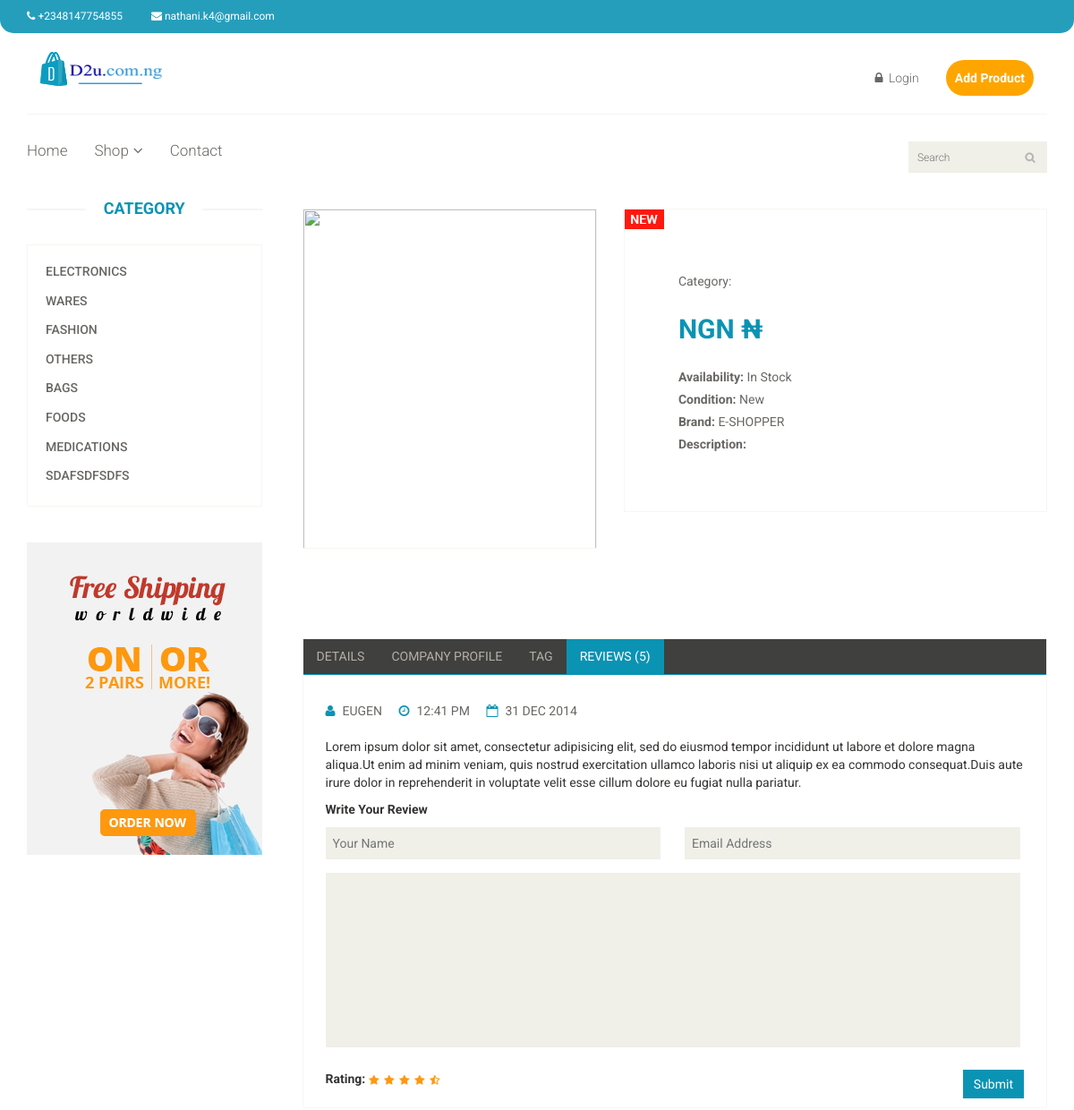
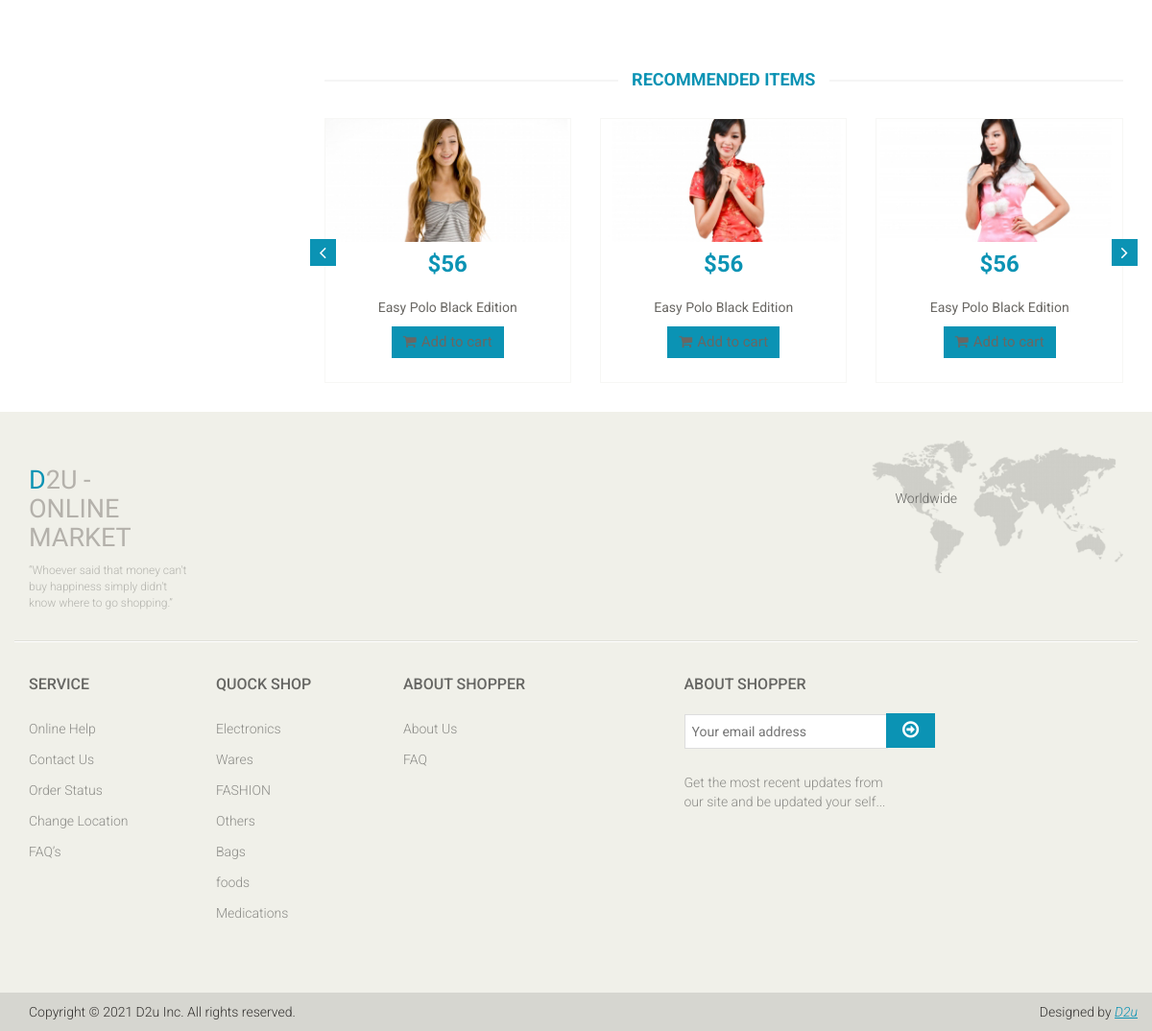
The page /single.php on the database its author committed (2 pictures, top to bottom).
### tables this page shows
CREATE TABLE `cat` (
  `id` int(255) NOT NULL,
  `Title` text NOT NULL
);

### aside.php (the view)
<div class="col-sm-3">
	<div class="left-sidebar">
		<h2>Category</h2>
		<div class="panel-group category-products" id="accordian">
		<?php $sel=mysqli_query($link,"SELECT * FROM cat ");
		while($ft=mysqli_fetch_array($sel)){?>
			<div class="panel panel-default">
				<div class="panel-heading">
					<h4 class="panel-title"><a href="category?name=<?php echo $ft['Title'];?>"><?php echo $ft['Title'];?></a></h4>
				</div>
			</div>
			<?php ;}?>
		</div>
		<div class="shipping text-center">
			<img src="images/home/shipping.jpg" alt="" />
		</div>
	</div>
</div>

### footer.php (shortened to what this page needs)
	<footer id="footer">
		<div class="footer-top">
			<div class="container">
				<div class="row">
					<div class="col-sm-2">
						<div class="companyinfo">
							<h2><span>D</span>2u - Online Market</h2>
							<p>“Whoever said that money can't buy happiness simply didn't know where to go shopping.”</p>
						</div>
					</div>
					<div class="col-sm-7">
					</div>
					<div class="col-sm-3">
						<div class="address">
							<img src="images/home/map.png" alt="" />
							<p>Worldwide</p>
						</div>
					</div>
				</div>
			</div>
		</div>
		<div class="footer-widget">
			<div class="container">
				<div class="row">
					<div class="col-sm-2">
						<div class="single-widget">
							<h2>Service</h2>
							<ul class="nav nav-pills nav-stacked">
								<li><a href="#">Online Help</a></li>
								<li><a href="#">Contact Us</a></li>
								<li><a href="#">Order Status</a></li>
								<li><a href="#">Change Location</a></li>
								<li><a href="#">FAQ’s</a></li>
							</ul>
						</div>
					</div>
					<div class="col-sm-2">
						<div class="single-widget">
							<h2>Quock Shop</h2>
							<ul class="nav nav-pills nav-stacked">
									<?php
										$query_result = mysqli_query($link, 'SELECT * FROM cat LIMIT 7');
										while($row = mysqli_fetch_array($query_result))
										{
											echo "<li><a href='#'>$row[Title]</a></li>";
										}
									?>
							</ul>
						</div>
					</div>
					<div class="col-sm-2">
						<div class="single-widget">
							<h2>About Shopper</h2>
							<ul class="nav nav-pills nav-stacked">
								<li><a href="#">About Us</a></li>
								<li><a href="#">FAQ</a></li>
							</ul>
						</div>
					</div>
					<div class="col-sm-3 col-sm-offset-1">
						<div class="single-widget">
							<h2>About Shopper</h2>
							<form action="#" class="searchform">
								<input type="text" placeholder="Your email address" />
								<button type="submit" class="btn btn-default"><i class="fa fa-arrow-circle-o-right"></i></button>
								<p>Get the most recent updates from <br />our site and be updated your self...</p>
							</form>
						</div>
					</div>
				</div>
			</div>
		</div>
		<div class="footer-bottom">
			<div class="container">
				<div class="row">
					<p class="pull-left">Copyright © 2021 D2u Inc. All rights reserved.</p>
					<p class="pull-right">Designed by <span><a target="_blank" href="#">D2u</a></span></p>
				</div>
			</div>
		</div>
	</footer>
</body>
</html>

### css/main.css (style rules this page uses)
body { font-family: 'Roboto', sans-serif; position: relative; font-weight: 400px; }
ul li { list-style: none; }
a { -webkit-transition: 300ms; transition: 300ms; }
h1, h2, h3, h4, h5, h6 { font-family: 'Roboto', sans-serif; }
#footer { background: #F0F0E9; }
.footer-top .container { border-bottom: 1px solid #E0E0DA; padding-bottom: 20px; }
.companyinfo { margin-top: 57px; }
.companyinfo h2 { color: #B4B1AB; font-family: abel; font-size: 27px; text-transform: uppercase; }
.companyinfo h2 span { color: #0b93b4; }
.companyinfo p { color: #B3B3AD; font-family: 'Roboto', sans-serif; font-size: 12px; font-weight: 300; }
.footer-top .col-sm-3 { overflow: hidden; }
.address { margin-top: 30px; position: relative; overflow: hidden; }
.address img { width: 100%; }
.address p { color: #666663; font-family: 'Roboto', sans-serif; font-size: 14px; font-weight: 300; left: 25px; position: absolute; top: 50px; }
.footer-widget { margin-bottom: 68px; }
.footer-widget .container { border-top: 1px solid #FFFFFF; padding-top: 15px; }
.single-widget h2 { color: #666663; font-family: 'Roboto', sans-serif; font-size: 16px; font-weight: 500; margin-bottom: 22px; text-transform: uppercase; }
.single-widget ul li a { color: #8C8C88; font-family: 'Roboto', sans-serif; font-size: 14px; font-weight: 300; padding: 5px 0; }
.searchform input { border: 1px solid #DDDDDD; color: #CCCCC6; font-family: 'Roboto', sans-serif; font-size: 14px; margin-top: 0; outline: medium none; padding: 7px; width: 212px; }
.searchform button { background: #0b93b4; border: medium none; border-radius: 0; margin-left: -5px; margin-top: -3px; padding: 7px 17px; }
.searchform button i { color: #FFFFFF; font-size: 20px; }
.searchform p { color: #8C8C88; font-family: 'Roboto', sans-serif; font-size: 14px; font-weight: 300; margin-top: 25px; }
.footer-bottom { background: #D6D6D0; padding-top: 10px; }
.footer-bottom p { color: #363432; font-family: 'Roboto', sans-serif; font-weight: 300; margin-left: 15px; }
.footer-bottom p span a { color: #0b93b4; font-style: italic; text-decoration: underline; }
.category-products { border: 1px solid #F7F7F0; margin-bottom: 35px; padding-bottom: 20px; padding-top: 15px; }
.left-sidebar h2, .brands_products h2 { color: #0b93b4; font-family: 'Roboto', sans-serif; font-size: 18px; font-weight: 700; margin: 0 auto 30px; text-align: center; text-transform: uppercase; position: relative; z-index: 3; }
.left-sidebar h2:after, h2.title:after { content: " "; position: absolute; border: 1px solid #f5f5f5; bottom: 8px; left: 0; width: 100%; height: 0; z-index: -2; }
.left-sidebar h2:before { content: " "; position: absolute; background: #fff; bottom: -6px; width: 130px; height: 30px; z-index: -1; left: 50%; margin-left: -65px; }
.category-products .panel { background-color: #FFFFFF; border: 0px; border-radius: 0px; -webkit-box-shadow: none; box-shadow: none; margin-bottom: 0px; }
.category-products .panel-default .panel-heading { background-color: #FFFFFF; border: 0 none; color: #FFFFFF; padding: 5px 20px; }
.category-products .panel-default .panel-heading .panel-title a { color: #696763; font-family: 'Roboto', sans-serif; font-size: 14px; text-decoration: none; text-transform: uppercase; }
.shipping { background-color: #F2F2F2; margin-top: 40px; overflow: hidden; padding-top: 20px; position: relative; }

### css/add_product.css (style rules this page uses)
.btn { background-color: #0b93b4; }

### rows shown on the page
cat: Title "ELECTRONICS", Title "Electronics"
cat: Title "WARES", Title "Wares"
cat: Title "FASHION"
cat: Title "OTHERS", Title "Others"
cat: Title "BAGS", Title "Bags"
cat: Title "FOODS", Title "foods"
cat: Title "MEDICATIONS", Title "Medications"
cat: Title "SDAFSDFSDFS"
